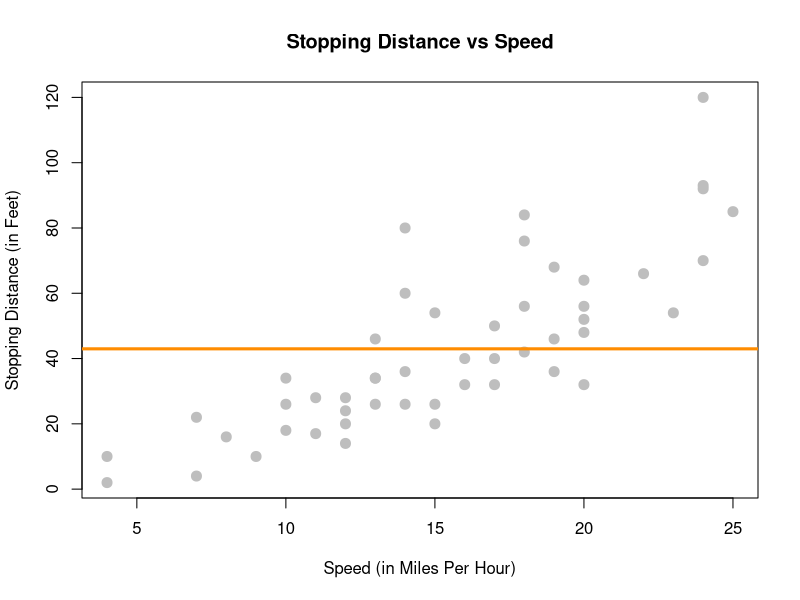
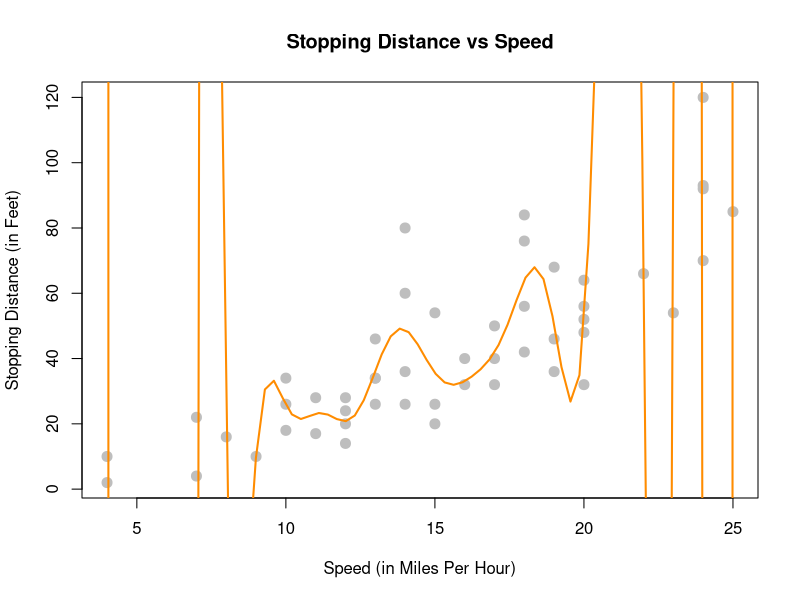
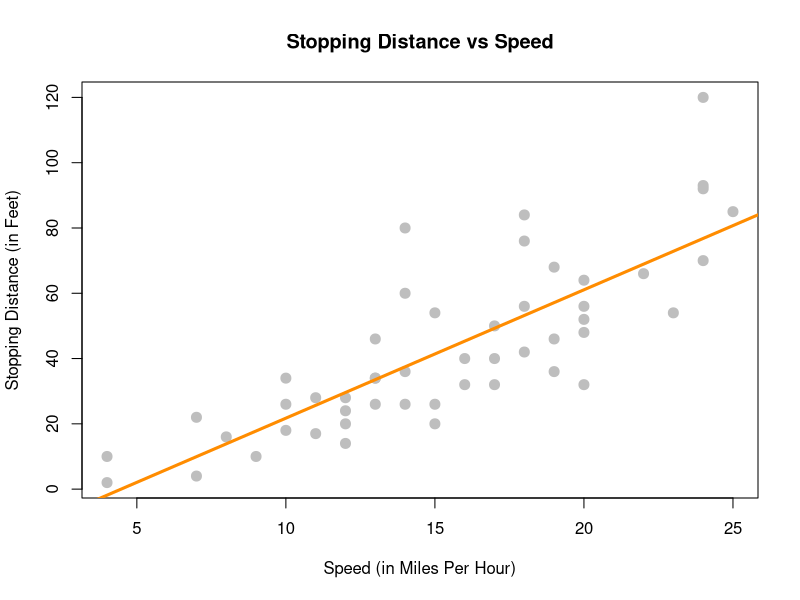
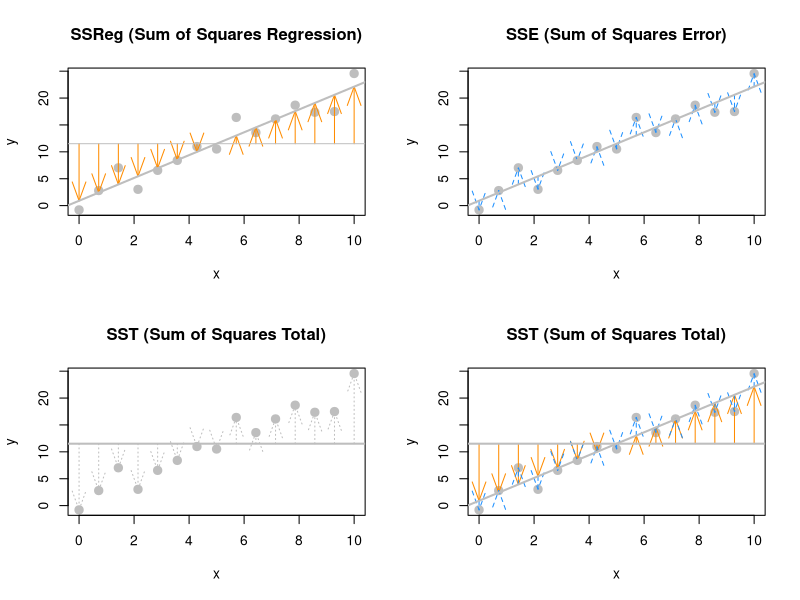
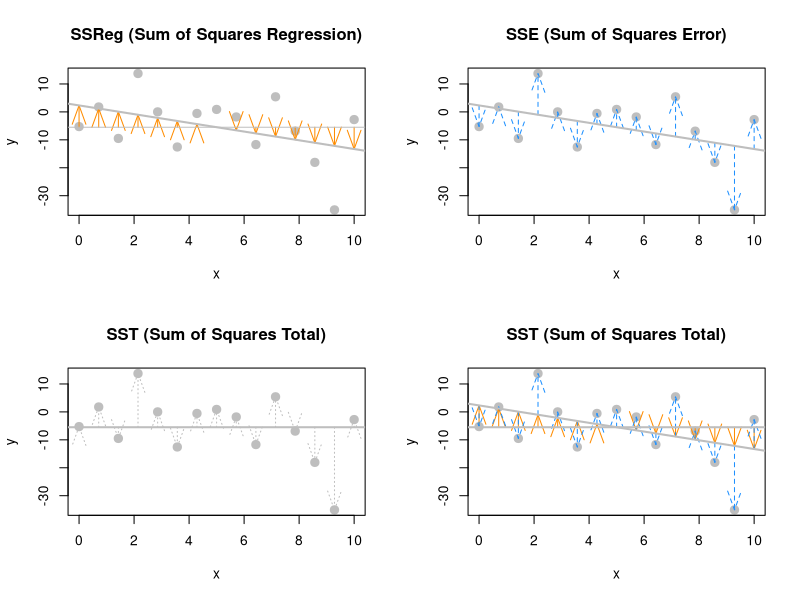

Here is the R script that generated these plots, in order:
## ---- chunk 1
knitr::opts_chunk$set(cache = TRUE, autodep = TRUE, fig.align = "center")
## ---- chunk 2
plot(dist ~ speed, data = cars,
     xlab = "Speed (in Miles Per Hour)",
     ylab = "Stopping Distance (in Feet)",
     main = "Stopping Distance vs Speed",
     pch  = 20,
     cex  = 2,
     col  = "grey")
underfit_model <- lm(dist ~ 1, data = cars)
abline(underfit_model, lwd = 3, col = "darkorange")
## ---- chunk 3
overfit_model <- lm(dist ~ poly(speed, 18), data = cars)
x <- seq(-10, 50, length.out = 200)
plot(dist ~ speed, data = cars,
     xlab = "Speed (in Miles Per Hour)",
     ylab = "Stopping Distance (in Feet)",
     main = "Stopping Distance vs Speed",
     pch  = 20,
     cex  = 2,
     col  = "grey")
lines(x, predict(overfit_model, data.frame(speed = x)), lwd = 2, col = "darkorange")
## ---- chunk 4
stop_dist_model <- lm(dist ~ speed, data = cars)
plot(dist ~ speed, data = cars,
     xlab = "Speed (in Miles Per Hour)",
     ylab = "Stopping Distance (in Feet)",
     main = "Stopping Distance vs Speed",
     pch  = 20,
     cex  = 2,
     col  = "grey")
abline(stop_dist_model, lwd = 3, col = "darkorange")
## ---- chunk 5
x <- cars$speed
y <- cars$dist
Sxy <- sum((x - mean(x)) * (y - mean(y)))
Sxx <- sum((x - mean(x)) ^ 2)
Syy <- sum((y - mean(y)) ^ 2)
beta_1_hat <- Sxy / Sxx
beta_0_hat <- mean(y) - beta_1_hat * mean(x)

## ---- chunk 6
y_hat <- beta_0_hat + beta_1_hat * x
e     = y - y_hat
n     = length(e)
s2_e  = sum(e^2) / (n - 2)
## ---- chunk 7
s_e <- sqrt(s2_e)
## ---- chunk 8
SST   = sum((y - mean(y)) ^ 2)
SSReg = sum((y_hat - mean(y)) ^ 2)
SSE   = sum((y - y_hat) ^ 2)
## ---- chunk 9
R2 <- SSReg / SST
## ---- chunk 10
generate_data <- function(int = 1,
                         slope = 2,
                         sigma = 5,
                         n_obs = 15,
                         x_min = 0,
                         x_max = 10) {
  x = seq(x_min, x_max, length.out = n_obs)
  y = int + slope * x + rnorm(n_obs, 0, sigma)
  fit = lm(y ~ x)
  y_hat = fitted(fit)
  y_bar = rep(mean(y), n_obs)
  data.frame(x, y, y_hat, y_bar)
}

plot_total_dev <- function(reg_data) {
  plot(reg_data$x, reg_data$y, main = "SST (Sum of Squares Total)", 
       xlab = "x", ylab = "y", pch = 20, cex = 2, col = "grey")
  arrows(reg_data$x, reg_data$y_bar,
         reg_data$x, reg_data$y,
         col = 'grey', lwd = 1, lty = 3, length = 0.2, angle = 20)
  abline(h = mean(reg_data$y), lwd = 2,col = "grey")
  # abline(lm(y ~ x, data = reg_data), lwd = 2, col = "grey")
}

plot_total_dev_prop <- function(reg_data) {
  plot(reg_data$x, reg_data$y, main = "SST (Sum of Squares Total)", 
       xlab = "x", ylab = "y", pch = 20, cex = 2, col = "grey")
  arrows(reg_data$x, reg_data$y_bar,
         reg_data$x, reg_data$y_hat,
         col = 'darkorange', lwd = 1, length = 0.2, angle = 20)
  arrows(reg_data$x, reg_data$y_hat,
         reg_data$x, reg_data$y,
         col = 'dodgerblue', lwd = 1, lty = 2, length = 0.2, angle = 20)
  abline(h = mean(reg_data$y), lwd = 2,col = "grey")
  abline(lm(y ~ x, data = reg_data), lwd = 2, col = "grey")
}

plot_unexp_dev <- function(reg_data) {
  plot(reg_data$x, reg_data$y, main = "SSE (Sum of Squares Error)",
       xlab = "x", ylab = "y", pch = 20, cex = 2, col = "grey")
  arrows(reg_data$x, reg_data$y_hat,
         reg_data$x, reg_data$y,
         col = 'dodgerblue', lwd = 1, lty = 2, length = 0.2, angle = 20)
  abline(lm(y ~ x, data = reg_data), lwd = 2, col = "grey")
}

plot_exp_dev <- function(reg_data) {
  plot(reg_data$x, reg_data$y, main = "SSReg (Sum of Squares Regression)", 
  xlab = "x", ylab = "y", pch = 20, cex = 2, col = "grey")
  arrows(reg_data$x, reg_data$y_bar,
         reg_data$x, reg_data$y_hat,
         col = 'darkorange', lwd = 1, length = 0.2, angle = 20)
  abline(lm(y ~ x, data = reg_data), lwd = 2, col = "grey")
  abline(h = mean(reg_data$y), col = "grey")
}
## ---- chunk 11
set.seed(2)
plot_data <- generate_data(sigma = 2)
## ---- chunk 12
par(mfrow = c(2, 2))
plot_exp_dev(plot_data)
plot_unexp_dev(plot_data)
plot_total_dev(plot_data)
plot_total_dev_prop(plot_data)
## ---- chunk 13
set.seed(1)
plot_data <- generate_data(slope = -1.5, sigma = 10)
## ---- chunk 14
par(mfrow = c(2, 2))
plot_exp_dev(plot_data)
plot_unexp_dev(plot_data)
plot_total_dev(plot_data)
plot_total_dev_prop(plot_data)
## ---- chunk 15
num_obs <- 21
beta_0  = 5
beta_1  = -2
sigma   = 3
